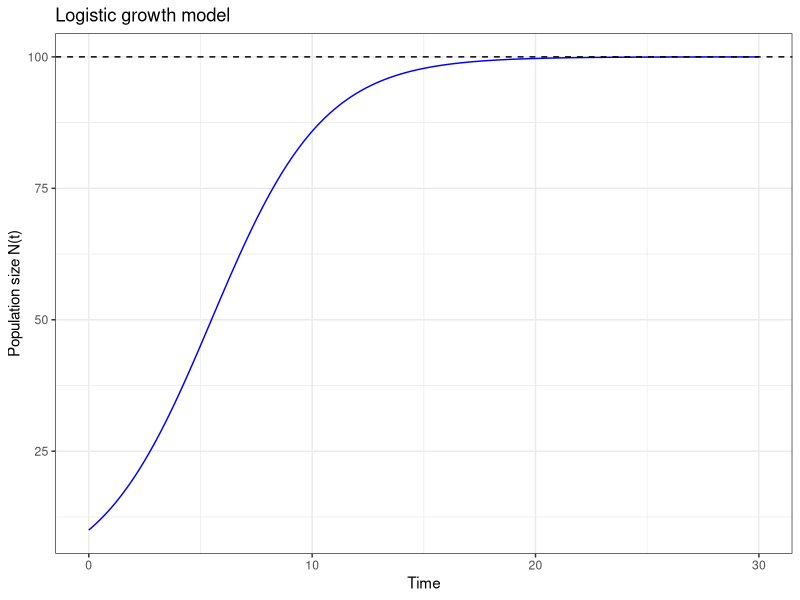
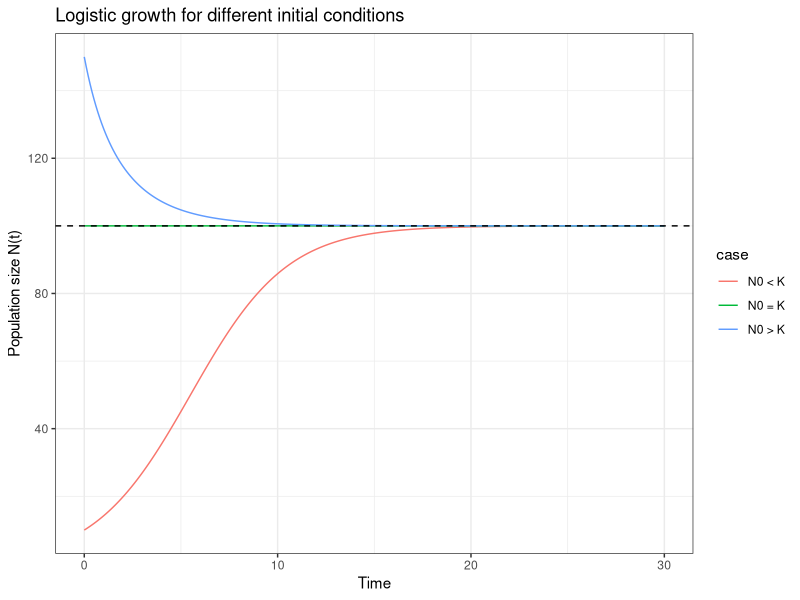
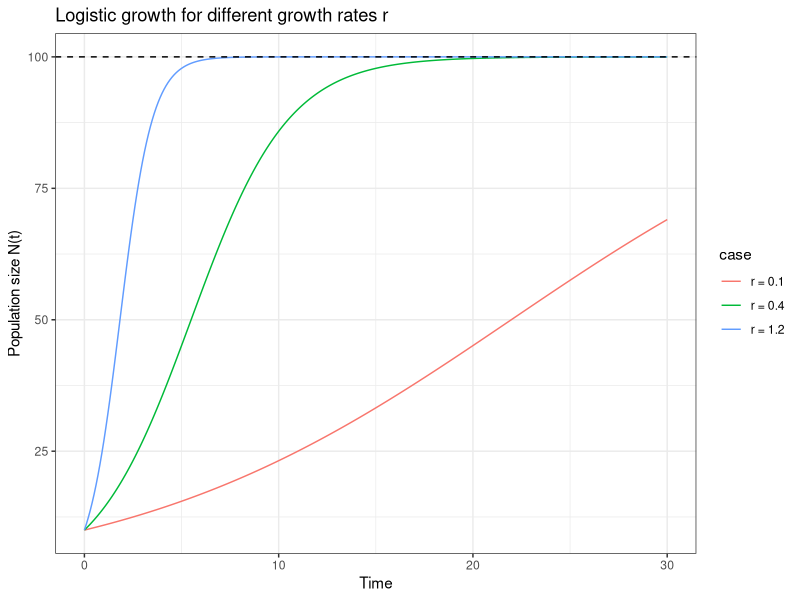
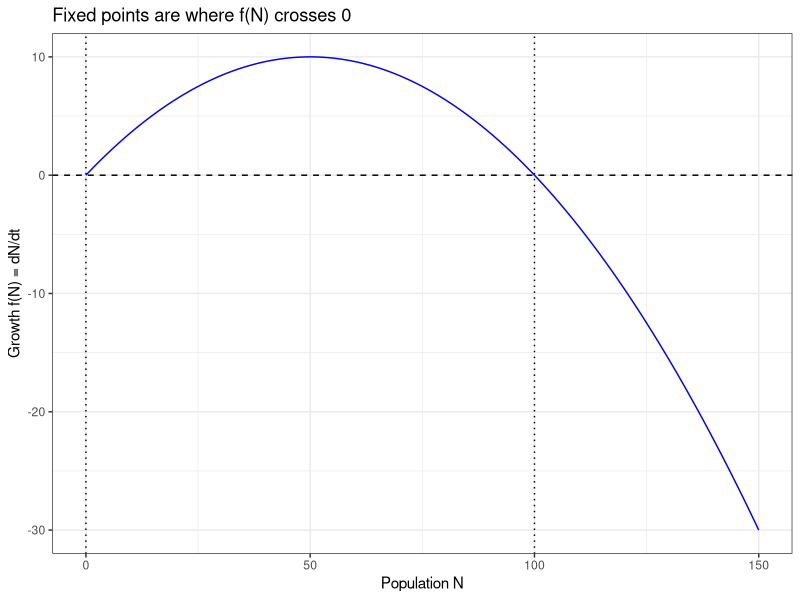
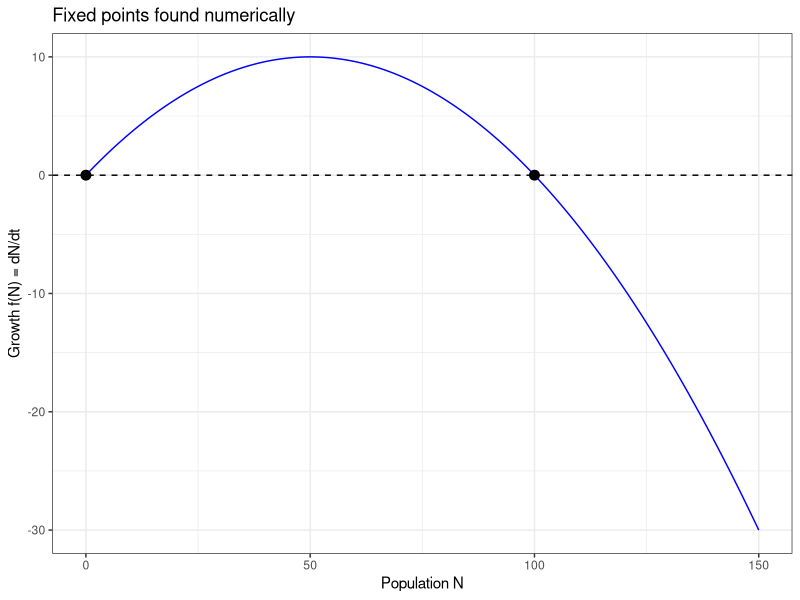
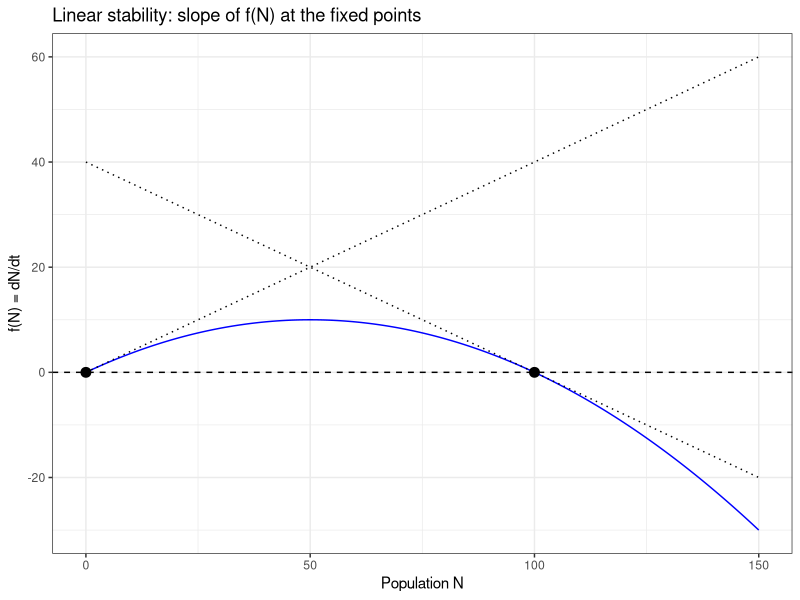

The R source for these figures, in order:
## ---- chunk 1
library(deSolve)
library(ggplot2)
## ---- chunk 2
logistic_ode <- function(t, state, parameters) {
  
  # Population size
  N <- state["N"]
  
  # Parameters
  r <- parameters["r"]
  K <- parameters["K"]
  
  # Logistic growth equation
  dN <- r * N * (1 - N / K)
  
  # Return the derivative
  list(c(dN))
}
## ---- chunk 3
# Growth rate
r <- 0.4

# Carrying capacity
K <- 100

# Initial population size
N0 <- 10
## ---- chunk 4
# Time points where the solution is computed
times <- seq(from = 0, to = 30, by = 0.1)
## ---- chunk 5
# Numerical integration of the logistic equation
solution <- ode(
  y = c(N = N0),
  times = times,
  func = logistic_ode,
  parms = c(r = r, K = K)
)

# Convert output to a data frame
solution <- as.data.frame(solution)

# Show the first few rows
head(solution)

## ---- chunk 6
# Create a plot using the data frame for the logistic model
ggplot(data = solution, aes(x = time, y = N)) +
  
  # Add a line representing N(t)
  geom_line(color = "blue") +
  
  # Add a horizontal line for the carrying capacity K
  geom_hline(yintercept = K, linetype = "dashed") +
  
  # Label the x-axis
  xlab("Time") +
  
  # Label the y-axis
  ylab("Population size N(t)") +
  
  # Add a title to the plot
  ggtitle("Logistic growth model") +
  
  # Use a clean black-and-white theme
  theme_bw()
## ---- chunk 7
# Three initial conditions
N0_1 <- 10    # N0 < K
N0_2 <- K     # N0 = K
N0_3 <- 150   # N0 > K

# Solve the model for N0 = 10
solution1 <- ode(
  y = c(N = N0_1),
  times = times,
  func = logistic_ode,
  parms = c(r = r, K = K)
)
solution1 <- as.data.frame(solution1)

# Solve the model for N0 = K
solution2 <- ode(
  y = c(N = N0_2),
  times = times,
  func = logistic_ode,
  parms = c(r = r, K = K)
)
solution2 <- as.data.frame(solution2)

# Solve the model for N0 = 150
solution3 <- ode(
  y = c(N = N0_3),
  times = times,
  func = logistic_ode,
  parms = c(r = r, K = K)
)
solution3 <- as.data.frame(solution3)
## ---- chunk 8
# Add a label so we can tell the curves apart
solution1$case <- "N0 < K"
solution2$case <- "N0 = K"
solution3$case <- "N0 > K"

# Combine all solutions into one data frame
all_solutions <- rbind(solution1, solution2, solution3)

# Create the plot
ggplot(data = all_solutions, aes(x = time, y = N, color = case)) +
  
  # Draw one line for each initial condition
  geom_line() +
  
  # Show the carrying capacity K
  geom_hline(yintercept = K, linetype = "dashed") +
  
  # Label the axes
  xlab("Time") +
  ylab("Population size N(t)") +
  
  # Title
  ggtitle("Logistic growth for different initial conditions") +
  
  # Clean theme
  theme_bw()
## ---- chunk 9
# Fix the initial condition and carrying capacity
N0_fixed <- 10
K_fixed  <- K

# Three different growth rates
r1 <- 0.1
r2 <- 0.4
r3 <- 1.2

# Solve the model for r = 0.1
solution_r1 <- ode(
  y = c(N = N0_fixed),
  times = times,
  func = logistic_ode,
  parms = c(r = r1, K = K_fixed)
)
solution_r1 <- as.data.frame(solution_r1)

# Solve the model for r = 0.4
solution_r2 <- ode(
  y = c(N = N0_fixed),
  times = times,
  func = logistic_ode,
  parms = c(r = r2, K = K_fixed)
)
solution_r2 <- as.data.frame(solution_r2)

# Solve the model for r = 1.2
solution_r3 <- ode(
  y = c(N = N0_fixed),
  times = times,
  func = logistic_ode,
  parms = c(r = r3, K = K_fixed)
)
solution_r3 <- as.data.frame(solution_r3)
## ---- chunk 10
# Add labels so we can tell the curves apart
solution_r1$case <- "r = 0.1"
solution_r2$case <- "r = 0.4"
solution_r3$case <- "r = 1.2"

# Combine all solutions into one data frame
all_r_solutions <- rbind(solution_r1, solution_r2, solution_r3)

# Create the plot
ggplot(data = all_r_solutions, aes(x = time, y = N, color = case)) +
  
  # Draw one line for each growth rate
  geom_line() +
  
  # Show the carrying capacity K
  geom_hline(yintercept = K_fixed, linetype = "dashed") +
  
  # Label the axes
  xlab("Time") +
  ylab("Population size N(t)") +
  
  # Title
  ggtitle("Logistic growth for different growth rates r") +
  
  # Clean black-and-white theme
  theme_bw()
## ---- chunk 11
# f(N) = dN/dt
f <- function(N) {
  r * N * (1 - N / K)
}
## ---- chunk 12
# Create a grid of N values to plot f(N)
N_grid <- seq(0, 1.5*K, by = 0.1)

data_f <- data.frame(
  N = N_grid,
  dNdt = f(N_grid)
)

# Plot f(N) = dN/dt
ggplot(data = data_f, aes(x = N, y = dNdt)) +
  
  # The curve f(N)
  geom_line(color = "blue") +
  
  # The line y = 0 (where fixed points happen)
  geom_hline(yintercept = 0, linetype = "dashed") +
  
  # Mark the fixed points we expect: 0 and K
  geom_vline(xintercept = c(0, K), linetype = "dotted") +
  
  # Labels
  xlab("Population N") +
  ylab("Growth f(N) = dN/dt") +
  ggtitle("Fixed points are where f(N) crosses 0") +
  
  theme_bw()

## ---- chunk 13
# Root near 0 (choose an interval close to 0)
root0 <- uniroot(f, interval = c(0, 1))$root
root0
## ---- chunk 14
# Root near K (choose an interval around K)
rootK <- uniroot(f, interval = c(0.5*K, 1.5*K))$root
rootK
## ---- chunk 15
fixed_points <- data.frame(
  N = c(root0, rootK),
  dNdt = c(f(root0), f(rootK)),
  label = c("root near 0", "root near K")
)

ggplot(data = data_f, aes(x = N, y = dNdt)) +
  geom_line(color = "blue") +
  geom_hline(yintercept = 0, linetype = "dashed") +
  geom_point(data = fixed_points, aes(x = N, y = dNdt), size = 3) +
  labs(
    x = "Population N",
    y = "Growth f(N) = dN/dt",
    title = "Fixed points found numerically"
  ) +
  theme_bw()

## ---- chunk 16
# f(N) = dN/dt
f <- function(N) {
  r * N * (1 - N / K)
}

# Derivative f'(N) (computed by hand)
fprime <- function(N) {
  r * (1 - 2 * N / K)
}
## ---- chunk 17
# Slopes at the fixed points
slope0 <- fprime(root0)
slopeK <- fprime(rootK)

slope0
slopeK
## ---- chunk 18
# Grid for plotting f(N)
N_grid <- seq(0, 1.5*K, by = 0.1)

data_f <- data.frame(
  N = N_grid,
  dNdt = f(N_grid)
)

# Build tangent lines: y = f'(N*) (N - N*) + f(N*)
# But f(N*) = 0 at fixed points, so: y = f'(N*) (N - N*)
tangent <- function(N, Nstar) {
  fprime(Nstar) * (N - Nstar)
}

data_tan0 <- data.frame(N = N_grid, y = tangent(N_grid, root0), which = "tangent at N* ~ 0")
data_tanK <- data.frame(N = N_grid, y = tangent(N_grid, rootK), which = "tangent at N* ~ K")

ggplot(data_f, aes(x = N, y = dNdt)) +
  geom_line(color = "blue") +
  geom_hline(yintercept = 0, linetype = "dashed") +
  geom_point(data = data.frame(N = c(root0, rootK), dNdt = c(0, 0)),
             aes(x = N, y = dNdt), size = 3) +
  geom_line(data = data_tan0, aes(x = N, y = y), linetype = "dotted") +
  geom_line(data = data_tanK, aes(x = N, y = y), linetype = "dotted") +
  xlab("Population N") +
  ylab("f(N) = dN/dt") +
  ggtitle("Linear stability: slope of f(N) at the fixed points") +
  theme_bw()
## ---- chunk 19
# Numerical derivative of f using a small step h
num_derivative <- function(N, h = 1e-6) {
  (f(N + h) - f(N - h)) / (2 * h)
}

num_slope0 <- num_derivative(root0)
num_slopeK <- num_derivative(rootK)

num_slope0
num_slopeK
## ---- chunk 20
results <- data.frame(
  fixed_point = c("N* near 0", "N* near K"),
  Nstar = c(root0, rootK),
  slope_exact = c(slope0, slopeK),
  slope_numeric = c(num_slope0, num_slopeK)
)

results
